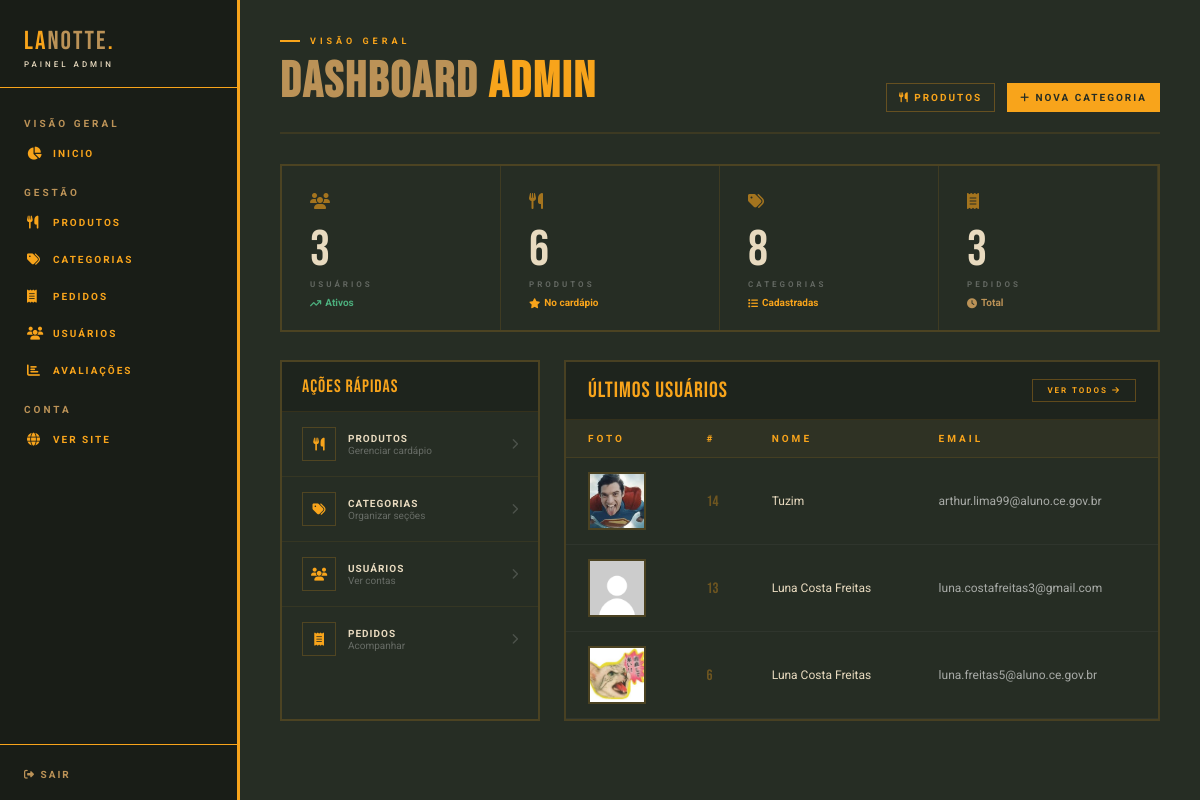
/public/admin/home/dashboard_admin.php (signed in), run on the app's committed database.
### tables this page shows
CREATE TABLE `users` (
  `img_user` blob NOT NULL,
  `id` int(110) NOT NULL,
  `nome` varchar(155) NOT NULL,
  `email` varchar(155) NOT NULL,
  `senha` varchar(155) NOT NULL,
  `nivel` int(11) NOT NULL
);

### public/admin/home/dashboard_admin.php (the view, shortened to what this page needs)
<?php
require_once '../../../config/conn.php';
$total_users   = (int)$pdo->query("SELECT COUNT(*) FROM users WHERE nivel = 0")->fetchColumn();
$total_prods   = (int)$pdo->query("SELECT COUNT(*) FROM produtos")->fetchColumn();
$total_cats    = (int)$pdo->query("SELECT COUNT(*) FROM categorias")->fetchColumn();
$total_pedidos = (int)$pdo->query("SELECT COUNT(*) FROM pedidos")->fetchColumn();
$ultimos = $pdo->query("SELECT id, nome, email, img_user FROM users WHERE nivel = 0 ORDER BY id DESC LIMIT 5"
)->fetchAll(PDO::FETCH_ASSOC);
?>
<!DOCTYPE html>
<html lang="pt-br">
<head>
    <link rel="stylesheet" href="https://cdnjs.cloudflare.com/ajax/libs/font-awesome/6.5.0/css/all.min.css">
    <link rel="stylesheet" href="/assets/style.css">
</head>
<body class="admin">
<?php include '../../includes/nav_admin.php'; ?>
<div class="main">
    <div class="page-header">
        <div>
            <div class="eyebrow">Visão Geral</div>
            <h2>Dashboard <span style="color:var(--amarelo)">Admin</span></h2>
        </div>
        <div style="display:flex;gap:12px;">
            <a href="/public/admin/produtos/produtos.php" class="add" style="background:transparent;color:var(--amarelo);border-color:rgba(248,164,27,.3);">
                <i class="fa-solid fa-utensils"></i> Produtos
            </a>
            <a href="/public/admin/categorias/categorias.php" class="add">
                <i class="fa-solid fa-plus"></i> Nova Categoria
            </a>
        </div>
    </div>
    <div class="stats-grid">
        <div class="stat-card" data-bg="<?= $total_users ?>">
            <div class="stat-icon"><i class="fa-solid fa-users"></i></div>
            <div class="stat-num"><?= $total_users ?></div>
            <div class="stat-lbl">Usuários</div>
            <div class="stat-delta"><i class="fa-solid fa-arrow-trend-up"></i> Ativos</div>
        </div>
        <div class="stat-card" data-bg="<?= $total_prods ?>">
            <div class="stat-icon"><i class="fa-solid fa-utensils"></i></div>
            <div class="stat-num"><?= $total_prods ?></div>
            <div class="stat-lbl">Produtos</div>
            <div class="stat-delta" style="color:var(--amarelo)"><i class="fa-solid fa-star"></i> No cardápio</div>
        </div>
        <div class="stat-card" data-bg="<?= $total_cats ?>">
            <div class="stat-icon"><i class="fa-solid fa-tags"></i></div>
            <div class="stat-num"><?= $total_cats ?></div>
            <div class="stat-lbl">Categorias</div>
            <div class="stat-delta" style="color:var(--amarelo)"><i class="fa-solid fa-list"></i> Cadastradas</div>
        </div>
        <div class="stat-card" data-bg="<?= $total_pedidos ?>">
            <div class="stat-icon"><i class="fa-solid fa-receipt"></i></div>
            <div class="stat-num"><?= $total_pedidos ?></div>
            <div class="stat-lbl">Pedidos</div>
            <div class="stat-delta" style="color:var(--marrom)"><i class="fa-solid fa-clock"></i> Total</div>
        </div>
    </div>
    <div class="dash-row">
        <div class="acoes-rapidas">
            <div class="acoes-rapidas-topo">Ações Rápidas</div>
            <a href="/public/admin/produtos/produtos.php"       class="acao-item">
                <div class="acao-esq"><div class="acao-icone"><i class="fa-solid fa-utensils"></i></div><div><div class="acao-titulo">Produtos</div><div class="acao-desc">Gerenciar cardápio</div></div></div>
                <i class="fa-solid fa-chevron-right acao-seta"></i>
            </a>
            <a href="/public/admin/categorias/categorias.php"   class="acao-item">
                <div class="acao-esq"><div class="acao-icone"><i class="fa-solid fa-tags"></i></div><div><div class="acao-titulo">Categorias</div><div class="acao-desc">Organizar seções</div></div></div>
                <i class="fa-solid fa-chevron-right acao-seta"></i>
            </a>
            <a href="/public/admin//home/usuarios.php"                class="acao-item">
                <div class="acao-esq"><div class="acao-icone"><i class="fa-solid fa-users"></i></div><div><div class="acao-titulo">Usuários</div><div class="acao-desc">Ver contas</div></div></div>
                <i class="fa-solid fa-chevron-right acao-seta"></i>
            </a>
            <a href="/public/admin/pedidos/pedidos.php"                 class="acao-item">
                <div class="acao-esq"><div class="acao-icone"><i class="fa-solid fa-receipt"></i></div><div><div class="acao-titulo">Pedidos</div><div class="acao-desc">Acompanhar</div></div></div>
                <i class="fa-solid fa-chevron-right acao-seta"></i>
            </a>
        </div>
        <div class="tabela-wrap">
            <div class="tabela-topo">
                <span class="tabela-label">Últimos Usuários</span>
                <a href="/public/admin//home/usuarios.php" class="add" style="padding:6px 14px;font-size:8px;background:transparent;color:var(--amarelo);border-color:rgba(248,164,27,.3);">
                    Ver todos <i class="fa-solid fa-arrow-right"></i>
                </a>
            </div>
            <table>
                <thead>
                    <tr>
                        <th>Foto</th>
                        <th>#</th>
                        <th>Nome</th>
                        <th>Email</th>
                    </tr>
                </thead>
                <tbody>
                    <?php foreach ($ultimos as $ultimo): ?>
                    <tr>
                        <td class="td-img">
                            <?php if (empty($ultimo['img_user'])): ?>
                                <img src="/public/images/semfoto.jpg" alt="Sem foto">
                            <?php else: ?>
                                <img src="/public/images/<?= $ultimo['img_user'] ?>" alt="Foto de perfil">
                            <?php endif; ?>
                        </td>
                        <td class="td-id"><?= $ultimo['id'] ?></td>
                        <td class="td-nome"><?= $ultimo['nome'] ?></td>
                            <td><?= $ultimo['email'] ?></td>
                        </tr>
                        <?php endforeach; ?>
                </tbody>
            </table>
        </div>
    </div>
</div>
</body>
</html>

### public/includes/nav_admin.php (shortened to what this page needs)
<link rel="stylesheet" href="https://cdnjs.cloudflare.com/ajax/libs/font-awesome/6.5.0/css/all.min.css">
<aside class="sidebar">
    <a href="/LaNotte/public/admin/dashboard_admin.php" class="sidebar-logo">
        <span class="sidebar-logo-txt">La<span>Notte</span>.</span>
        <span class="sidebar-badge">Painel Admin</span>
    </a>
    <nav class="sidebar-nav">
        <span class="sidebar-grupo">Visão Geral</span>
        <a href="/public/admin/home/dashboard_admin.php" class="sidebar-link">
            <i class="fa-solid fa-chart-pie"></i> Inicio
        </a>
        <span class="sidebar-grupo">Gestão</span>
        <a href="/public/admin/produtos/produtos.php" class="sidebar-link">
            <i class="fa-solid fa-utensils"></i> Produtos
        </a>
        <a href="/public/admin/categorias/categorias.php" class="sidebar-link">
            <i class="fa-solid fa-tags"></i> Categorias
        </a>
        <a href="/public/admin/pedidos/pedidos.php" class="sidebar-link">
            <i class="fa-solid fa-receipt"></i> Pedidos
        </a>
        <a href="/public/admin/home/usuarios.php" class="sidebar-link">
            <i class="fa-solid fa-users"></i> Usuários
        </a>
        <a href="/public/admin/avaliacoes/avaliacoes_excluir.php" class="sidebar-link">
            <i class="fa-solid fa-chart-bar"></i> Avaliações
        </a>
        <span class="sidebar-grupo">Conta</span>
        <a href="/index.php" class="sidebar-link">
            <i class="fa-solid fa-globe"></i> Ver Site
        </a>
    </nav>
    <div class="sidebar-footer">
        <a href="/public/login/logout.php" class="sidebar-sair">
            <i class="fa-solid fa-right-from-bracket"></i> Sair
        </a>
    </div>
</aside>

### public/includes/nav_admin.php (style rules this page uses)
:root { --creme: #e8dabf; --preto: #262d24; --vermelho: #de4a2d; --verde: #006B3A; --amarelo: #f8a41b; --azul: #17529f; --marrom: #bb9257; }
.sidebar { width: 240px; min-height: 100%; background: #191d17; border-right: 3px solid var(--amarelo); display: flex; flex-direction: column; position: fixed; top: 0; left: 0; z-index: 200; }
.sidebar-logo { padding: 26px 24px 18px; border-bottom: 1px solid var(--amarelo); text-decoration: none; display: block; }
.sidebar-logo-txt { font-family: 'Bebas Neue', sans-serif; font-size: 26px; letter-spacing: 2px; color: var(--amarelo); display: block; }
.sidebar-logo-txt span { color: var(--marrom); }
.sidebar-badge { font-size: 8px; font-weight: 500; letter-spacing: 3px; text-transform: uppercase; color: var(--creme); display: block; margin-top: 3px; font-family: 'Roboto'; }
.sidebar-nav { flex: 1; padding: 16px 0; display: flex; flex-direction: column; gap: 2px; }
.sidebar-grupo { font-size: 10px; font-weight: 700; letter-spacing: 3px; text-transform: uppercase; color: var(--marrom); padding: 14px 24px 5px; font-family: 'Roboto', sans-serif; }
.sidebar-link { display: flex; align-items: center; gap: 11px; padding: 11px 24px; text-decoration: none; font-family: 'Roboto', sans-serif; font-size: 10px; font-weight: 700; letter-spacing: 2px; text-transform: uppercase; color: var(--amarelo); border-left: 3px solid transparent; transition: 0.5s; }
.sidebar-link i { font-size: 13px; width: 15px; flex-shrink: 0; }
.sidebar-footer { padding: 18px 24px; border-top: 1px solid var(--amarelo); }
.sidebar-sair { align-items: center; font-size: 10px; font-weight: 700; letter-spacing: 2px; text-transform: uppercase; text-decoration: none; color: var(--marrom); font-family: 'Roboto', sans-serif; transition: 0.5s; }

### data on the page
users: img_user (picture), id "14", nome "Tuzim", email "arthur.lima99@aluno.ce.gov.br"
users: id "13", nome "Luna Costa Freitas", email "luna.costafreitas3@gmail.com"
users: img_user (picture), id "6", nome "Luna Costa Freitas", email "luna.freitas5@aluno.ce.gov.br"

### other printed values
$total_users "3"
$total_prods "6"
$total_cats "8"
$total_pedidos "3"
